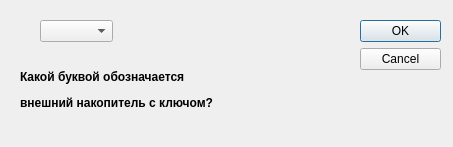
<?xml version="1.0" encoding="UTF-8"?>
<ui version="4.0">
 <class>Dialog</class>
 <widget class="QDialog" name="Dialog">
  <property name="geometry">
   <rect>
    <x>0</x>
    <y>0</y>
    <width>453</width>
    <height>147</height>
   </rect>
  </property>
  <property name="windowTitle">
   <string>Шифровщик_2</string>
  </property>
  <widget class="QDialogButtonBox" name="buttonBox">
   <property name="geometry">
    <rect>
     <x>360</x>
     <y>20</y>
     <width>81</width>
     <height>241</height>
    </rect>
   </property>
   <property name="orientation">
    <enum>Qt::Vertical</enum>
   </property>
   <property name="standardButtons">
    <set>QDialogButtonBox::Cancel|QDialogButtonBox::Ok</set>
   </property>
  </widget>
  <widget class="QComboBox" name="comboBox">
   <property name="geometry">
    <rect>
     <x>40</x>
     <y>20</y>
     <width>73</width>
     <height>22</height>
    </rect>
   </property>
  </widget>
  <widget class="QLabel" name="label">
   <property name="geometry">
    <rect>
     <x>20</x>
     <y>50</y>
     <width>361</width>
     <height>81</height>
    </rect>
   </property>
   <property name="text">
    <string>&lt;html&gt;&lt;head/&gt;&lt;body&gt;&lt;p&gt;&lt;span style=&quot; font-size:9pt; font-weight:600;&quot;&gt;Какой буквой обозначается&lt;/span&gt;&lt;/p&gt;&lt;p&gt;&lt;span style=&quot; font-size:9pt; font-weight:600;&quot;&gt;внешний накопитель с ключом?&lt;/span&gt;&lt;/p&gt;&lt;/body&gt;&lt;/html&gt;</string>
   </property>
  </widget>
 </widget>
 <resources/>
 <connections>
  <connection>
   <sender>buttonBox</sender>
   <signal>accepted()</signal>
   <receiver>Dialog</receiver>
   <slot>accept()</slot>
   <hints>
    <hint type="sourcelabel">
     <x>248</x>
     <y>254</y>
    </hint>
    <hint type="destinationlabel">
     <x>157</x>
     <y>274</y>
    </hint>
   </hints>
  </connection>
  <connection>
   <sender>buttonBox</sender>
   <signal>rejected()</signal>
   <receiver>Dialog</receiver>
   <slot>reject()</slot>
   <hints>
    <hint type="sourcelabel">
     <x>316</x>
     <y>260</y>
    </hint>
    <hint type="destinationlabel">
     <x>286</x>
     <y>274</y>
    </hint>
   </hints>
  </connection>
 </connections>
</ui>
